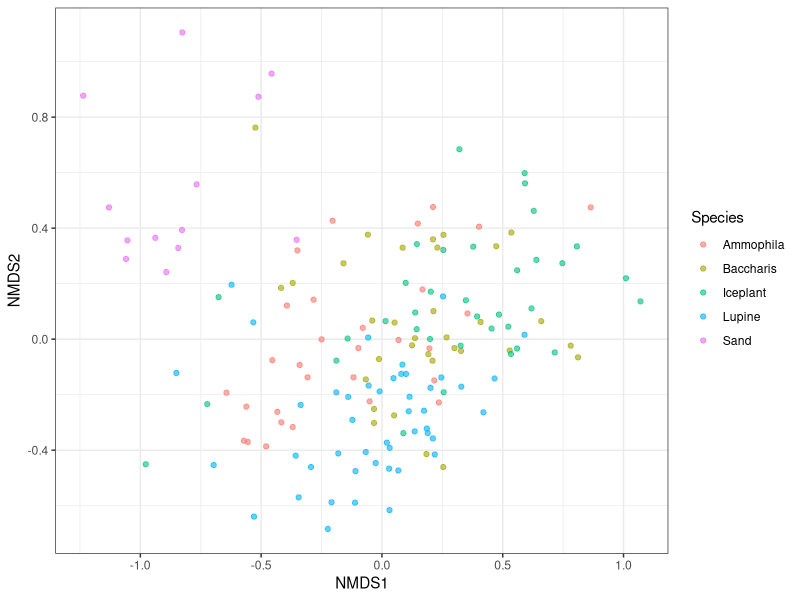
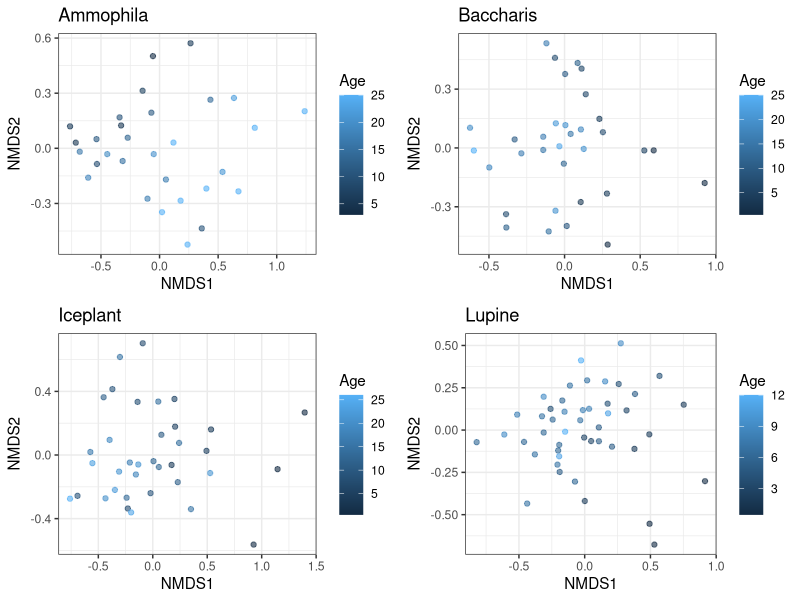

Generate these figures, in order, with R:
## ---- chunk 1
knitr::opts_chunk$set(echo = TRUE)
## ---- chunk 2
library(ggplot2)
library(ape)
library(vegan)
library(dplyr)
library(reshape2)
library(cowplot)
## ---- chunk 3
MBData<-read.csv("./Data/BacteriaCommunityMatrix.csv")
SBData<-read.csv("./Data/BacteriaSampleData.csv")
NBData<-read.csv("./Data/BacteriaTaxInfo.csv")
GData<-read.csv("./Data/GreenhouseData.csv")
## ---- chunk 4
rownames(MBData) <-MBData[,1] 
MBData<- MBData[,-1 ]
Matrix<-t(MBData)
Matrix <- Matrix[!(rowSums(Matrix) == 0), !(colSums(Matrix) == 0)]
## ---- chunk 5
#Create the Bray_Curtis Dissimilarity metric
Dist<- vegdist(Matrix,method="bray",binary=F)
DistMat<-as.matrix(Dist)
PDat<-melt(DistMat)
## ---- chunk 6
set.seed(12138)
NMDSdat<-metaMDS(Dist,k=2  ,trymax = 200)
PDat<-data.frame(NMDS1=NMDSdat$points[,1],
                 NMDS2=NMDSdat$points[,2],
                 X=row.names(Matrix))
PDat<-merge(PDat,SBData,by="X",all.x=T,all.y=F)
qplot(x=NMDS1,y=NMDS2,colour=Species,alpha=I(0.6),data=PDat)+theme_bw()
## ---- chunk 7
MatrixA <- Matrix[grep("Ammophila", row.names(Matrix)), ]
MatrixB <- Matrix[grep("Baccharis", row.names(Matrix)), ]
MatrixI <- Matrix[grep("Iceplant", row.names(Matrix)), ]
MatrixL <- Matrix[grep("Lupine", row.names(Matrix)), ]
## ---- chunk 8
#Create the Bray_Curtis Dissimilarity metric for each plant species
DistA<- vegdist(MatrixA,method="bray",binary=F)
DistMatA<-as.matrix(DistA)
PDatA<-melt(DistMatA)

DistB<- vegdist(MatrixB,method="bray",binary=F)
DistMatB<-as.matrix(DistB)
PDatB<-melt(DistMatB)

DistI<- vegdist(MatrixI,method="bray",binary=F)
DistMatI<-as.matrix(DistI)
PDatI<-melt(DistMatI)

DistL<- vegdist(MatrixL,method="bray",binary=F)
DistMatL<-as.matrix(DistL)
PDatL<-melt(DistMatL)
## ---- chunk 9
#Non-Metric Multidimensional Scaling for Ammophila species.
set.seed(12138)
NMDSdatA<-metaMDS(DistA,k=2  ,trymax = 200)

PDatA<-data.frame(NMDS1=NMDSdatA$points[,1],
                 NMDS2=NMDSdatA$points[,2],
                 X=row.names(MatrixA))
PDatA<-merge(PDatA,SBData,by="X",all.x=T,all.y=F)
NMDSA<-qplot(x=NMDS1,y=NMDS2,colour=Age,alpha=I(0.6),data=PDatA) + theme_bw() + ggtitle("Ammophila")
## ---- chunk 10
#Non-Metric Multidimensional Scaling for Baccharis species.
set.seed(12138)
NMDSdatB<-metaMDS(DistB,k=2  ,trymax = 200)

PDatB<-data.frame(NMDS1=NMDSdatB$points[,1],
                 NMDS2=NMDSdatB$points[,2],
                 X=row.names(MatrixB))
PDatB<-merge(PDatB,SBData,by="X",all.x=T,all.y=F)
NMDSB<-qplot(x=NMDS1,y=NMDS2,colour=Age,alpha=I(0.6),data=PDatB)+theme_bw()+ ggtitle("Baccharis")
## ---- chunk 11
#Non-Metric Multidimensional Scaling for Iceplant species.
set.seed(12138)
NMDSdatI<-metaMDS(DistI,k=2  ,trymax = 200)

PDatI<-data.frame(NMDS1=NMDSdatI$points[,1],
                 NMDS2=NMDSdatI$points[,2],
                 X=row.names(MatrixI))
PDatI<-merge(PDatI,SBData,by="X",all.x=T,all.y=F)
NMDSI<-qplot(x=NMDS1,y=NMDS2,colour=Age,alpha=I(0.6),data=PDatI)+theme_bw() + ggtitle("Iceplant")
## ---- chunk 12
#Non-Metric Multidimensional Scaling for Lupine species.
set.seed(12138)
NMDSdatL<-metaMDS(DistL,k=2  ,trymax = 200)

PDatL<-data.frame(NMDS1=NMDSdatL$points[,1],
                 NMDS2=NMDSdatL$points[,2],
                 X=row.names(MatrixL))
PDatL<-merge(PDatL,SBData,by="X",all.x=T,all.y=F)
NMDSL<-qplot(x=NMDS1,y=NMDS2,colour=Age,alpha=I(0.6),data=PDatL)+
  theme_bw()+
  ggtitle("Lupine")
## ---- chunk 13
#Plotting  the NMDS result
plot_grid(NMDSA, NMDSB, NMDSI,NMDSL, ncol = 2)
